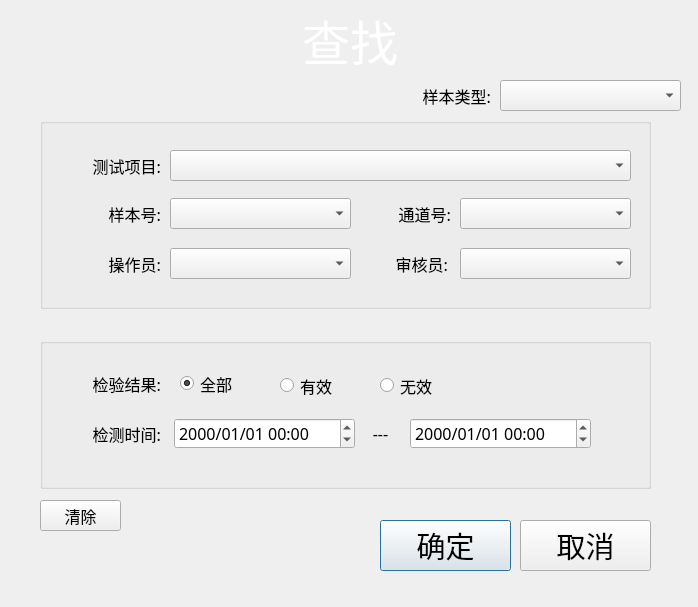
<?xml version="1.0" encoding="UTF-8"?>
<ui version="4.0">
 <class>DataSearch</class>
 <widget class="QDialog" name="DataSearch">
  <property name="geometry">
   <rect>
    <x>0</x>
    <y>0</y>
    <width>698</width>
    <height>607</height>
   </rect>
  </property>
  <property name="windowTitle">
   <string>查找</string>
  </property>
  <property name="styleSheet">
   <string notr="true">QWidget#DataSearch{
background-image: url(:/images/datasearchbg.png);
}</string>
  </property>
  <widget class="QComboBox" name="combox_panelCode">
   <property name="geometry">
    <rect>
     <x>170</x>
     <y>150</y>
     <width>461</width>
     <height>31</height>
    </rect>
   </property>
   <property name="font">
    <font>
     <family>宋体</family>
     <pointsize>12</pointsize>
    </font>
   </property>
   <property name="editable">
    <bool>false</bool>
   </property>
  </widget>
  <widget class="QLabel" name="lb_time">
   <property name="geometry">
    <rect>
     <x>40</x>
     <y>418</y>
     <width>121</width>
     <height>31</height>
    </rect>
   </property>
   <property name="font">
    <font>
     <family>宋体</family>
     <pointsize>12</pointsize>
    </font>
   </property>
   <property name="text">
    <string>检测时间:</string>
   </property>
   <property name="alignment">
    <set>Qt::AlignRight|Qt::AlignTrailing|Qt::AlignVCenter</set>
   </property>
  </widget>
  <widget class="QLabel" name="lb_panelCode">
   <property name="geometry">
    <rect>
     <x>40</x>
     <y>150</y>
     <width>121</width>
     <height>31</height>
    </rect>
   </property>
   <property name="font">
    <font>
     <family>宋体</family>
     <pointsize>12</pointsize>
    </font>
   </property>
   <property name="text">
    <string>测试项目:</string>
   </property>
   <property name="alignment">
    <set>Qt::AlignRight|Qt::AlignTrailing|Qt::AlignVCenter</set>
   </property>
  </widget>
  <widget class="QLabel" name="lb_logo">
   <property name="geometry">
    <rect>
     <x>15</x>
     <y>10</y>
     <width>670</width>
     <height>60</height>
    </rect>
   </property>
   <property name="font">
    <font>
     <family>华文中宋</family>
     <pointsize>36</pointsize>
     <weight>50</weight>
     <bold>false</bold>
    </font>
   </property>
   <property name="styleSheet">
    <string notr="true">color: rgb(255, 255, 255);
background-color: transparent;</string>
   </property>
   <property name="text">
    <string>查找</string>
   </property>
   <property name="alignment">
    <set>Qt::AlignCenter</set>
   </property>
  </widget>
  <widget class="QDateTimeEdit" name="dateTimeEdit">
   <property name="geometry">
    <rect>
     <x>174</x>
     <y>418</y>
     <width>181</width>
     <height>31</height>
    </rect>
   </property>
   <property name="font">
    <font>
     <family>宋体</family>
     <pointsize>12</pointsize>
    </font>
   </property>
   <property name="displayFormat">
    <string>yyyy/MM/dd HH:mm</string>
   </property>
  </widget>
  <widget class="QDateTimeEdit" name="dateTimeEdit_2">
   <property name="geometry">
    <rect>
     <x>410</x>
     <y>418</y>
     <width>181</width>
     <height>31</height>
    </rect>
   </property>
   <property name="font">
    <font>
     <family>宋体</family>
     <pointsize>12</pointsize>
    </font>
   </property>
   <property name="displayFormat">
    <string>yyyy/MM/dd HH:mm</string>
   </property>
  </widget>
  <widget class="QLabel" name="lb_petType_2">
   <property name="geometry">
    <rect>
     <x>360</x>
     <y>418</y>
     <width>41</width>
     <height>31</height>
    </rect>
   </property>
   <property name="font">
    <font>
     <family>宋体</family>
     <pointsize>12</pointsize>
    </font>
   </property>
   <property name="text">
    <string>---</string>
   </property>
   <property name="alignment">
    <set>Qt::AlignCenter</set>
   </property>
  </widget>
  <widget class="QLabel" name="lb_result">
   <property name="geometry">
    <rect>
     <x>40</x>
     <y>368</y>
     <width>121</width>
     <height>31</height>
    </rect>
   </property>
   <property name="font">
    <font>
     <family>宋体</family>
     <pointsize>12</pointsize>
    </font>
   </property>
   <property name="text">
    <string>检验结果:</string>
   </property>
   <property name="alignment">
    <set>Qt::AlignRight|Qt::AlignTrailing|Qt::AlignVCenter</set>
   </property>
  </widget>
  <widget class="QRadioButton" name="radioButton_resultInvalid">
   <property name="geometry">
    <rect>
     <x>380</x>
     <y>370</y>
     <width>89</width>
     <height>31</height>
    </rect>
   </property>
   <property name="font">
    <font>
     <family>宋体</family>
     <pointsize>12</pointsize>
    </font>
   </property>
   <property name="text">
    <string>无效</string>
   </property>
   <property name="checked">
    <bool>false</bool>
   </property>
   <property name="autoExclusive">
    <bool>false</bool>
   </property>
  </widget>
  <widget class="QRadioButton" name="radioButton_resultValid">
   <property name="geometry">
    <rect>
     <x>280</x>
     <y>370</y>
     <width>89</width>
     <height>31</height>
    </rect>
   </property>
   <property name="font">
    <font>
     <family>宋体</family>
     <pointsize>12</pointsize>
    </font>
   </property>
   <property name="text">
    <string>有效</string>
   </property>
   <property name="checked">
    <bool>false</bool>
   </property>
   <property name="autoExclusive">
    <bool>false</bool>
   </property>
  </widget>
  <widget class="QPushButton" name="btn_ok">
   <property name="geometry">
    <rect>
     <x>380</x>
     <y>520</y>
     <width>131</width>
     <height>51</height>
    </rect>
   </property>
   <property name="font">
    <font>
     <family>宋体</family>
     <pointsize>22</pointsize>
    </font>
   </property>
   <property name="styleSheet">
    <string notr="true">QPushButton {border-image: url(:/images/btnbk.png);}
QPushButton:pressed {border-image: url(:/images/btnbkD.png);}</string>
   </property>
   <property name="text">
    <string>确定</string>
   </property>
  </widget>
  <widget class="QPushButton" name="btn_Cancel">
   <property name="geometry">
    <rect>
     <x>520</x>
     <y>520</y>
     <width>131</width>
     <height>51</height>
    </rect>
   </property>
   <property name="font">
    <font>
     <family>宋体</family>
     <pointsize>22</pointsize>
    </font>
   </property>
   <property name="styleSheet">
    <string notr="true">QPushButton {border-image: url(:/images/btnbk.png);}
QPushButton:pressed {border-image: url(:/images/btnbkD.png);}</string>
   </property>
   <property name="text">
    <string>取消</string>
   </property>
  </widget>
  <widget class="QGroupBox" name="groupBox">
   <property name="geometry">
    <rect>
     <x>40</x>
     <y>118</y>
     <width>611</width>
     <height>191</height>
    </rect>
   </property>
   <property name="font">
    <font>
     <family>宋体</family>
     <pointsize>12</pointsize>
    </font>
   </property>
   <property name="title">
    <string/>
   </property>
   <widget class="QComboBox" name="combox_sampleid">
    <property name="geometry">
     <rect>
      <x>130</x>
      <y>80</y>
      <width>181</width>
      <height>31</height>
     </rect>
    </property>
    <property name="font">
     <font>
      <family>宋体</family>
      <pointsize>12</pointsize>
     </font>
    </property>
    <property name="editable">
     <bool>false</bool>
    </property>
   </widget>
   <widget class="QLabel" name="lb_sampleID">
    <property name="geometry">
     <rect>
      <x>30</x>
      <y>80</y>
      <width>91</width>
      <height>31</height>
     </rect>
    </property>
    <property name="font">
     <font>
      <family>宋体</family>
      <pointsize>12</pointsize>
     </font>
    </property>
    <property name="text">
     <string>样本号:</string>
    </property>
    <property name="alignment">
     <set>Qt::AlignRight|Qt::AlignTrailing|Qt::AlignVCenter</set>
    </property>
   </widget>
   <widget class="QLabel" name="label_8">
    <property name="geometry">
     <rect>
      <x>317</x>
      <y>130</y>
      <width>91</width>
      <height>31</height>
     </rect>
    </property>
    <property name="font">
     <font>
      <family>宋体</family>
      <pointsize>12</pointsize>
     </font>
    </property>
    <property name="text">
     <string>审核员:</string>
    </property>
    <property name="alignment">
     <set>Qt::AlignRight|Qt::AlignTrailing|Qt::AlignVCenter</set>
    </property>
   </widget>
   <widget class="QLabel" name="label_7">
    <property name="geometry">
     <rect>
      <x>0</x>
      <y>130</y>
      <width>121</width>
      <height>31</height>
     </rect>
    </property>
    <property name="font">
     <font>
      <family>宋体</family>
      <pointsize>12</pointsize>
     </font>
    </property>
    <property name="text">
     <string>操作员:</string>
    </property>
    <property name="alignment">
     <set>Qt::AlignRight|Qt::AlignTrailing|Qt::AlignVCenter</set>
    </property>
   </widget>
   <widget class="QComboBox" name="combox_MachineNo">
    <property name="geometry">
     <rect>
      <x>420</x>
      <y>80</y>
      <width>171</width>
      <height>31</height>
     </rect>
    </property>
    <property name="font">
     <font>
      <family>宋体</family>
      <pointsize>12</pointsize>
     </font>
    </property>
    <property name="editable">
     <bool>false</bool>
    </property>
   </widget>
   <widget class="QLabel" name="lb_MachineNo">
    <property name="geometry">
     <rect>
      <x>320</x>
      <y>80</y>
      <width>91</width>
      <height>31</height>
     </rect>
    </property>
    <property name="font">
     <font>
      <family>宋体</family>
      <pointsize>12</pointsize>
     </font>
    </property>
    <property name="text">
     <string>通道号:</string>
    </property>
    <property name="alignment">
     <set>Qt::AlignRight|Qt::AlignTrailing|Qt::AlignVCenter</set>
    </property>
   </widget>
   <widget class="QComboBox" name="combox_user">
    <property name="geometry">
     <rect>
      <x>130</x>
      <y>130</y>
      <width>181</width>
      <height>31</height>
     </rect>
    </property>
    <property name="font">
     <font>
      <family>宋体</family>
      <pointsize>12</pointsize>
     </font>
    </property>
    <property name="editable">
     <bool>false</bool>
    </property>
   </widget>
   <widget class="QComboBox" name="combox_checker">
    <property name="geometry">
     <rect>
      <x>420</x>
      <y>130</y>
      <width>171</width>
      <height>31</height>
     </rect>
    </property>
    <property name="font">
     <font>
      <family>宋体</family>
      <pointsize>12</pointsize>
     </font>
    </property>
    <property name="editable">
     <bool>false</bool>
    </property>
   </widget>
  </widget>
  <widget class="QGroupBox" name="groupBox_2">
   <property name="geometry">
    <rect>
     <x>40</x>
     <y>338</y>
     <width>611</width>
     <height>151</height>
    </rect>
   </property>
   <property name="font">
    <font>
     <family>宋体</family>
     <pointsize>12</pointsize>
    </font>
   </property>
   <property name="title">
    <string/>
   </property>
   <widget class="QRadioButton" name="radioButton_resultAll">
    <property name="geometry">
     <rect>
      <x>140</x>
      <y>30</y>
      <width>89</width>
      <height>31</height>
     </rect>
    </property>
    <property name="font">
     <font>
      <family>宋体</family>
      <pointsize>12</pointsize>
     </font>
    </property>
    <property name="text">
     <string>全部</string>
    </property>
    <property name="checked">
     <bool>true</bool>
    </property>
    <property name="autoExclusive">
     <bool>false</bool>
    </property>
   </widget>
  </widget>
  <widget class="QPushButton" name="btn_all">
   <property name="geometry">
    <rect>
     <x>40</x>
     <y>500</y>
     <width>81</width>
     <height>31</height>
    </rect>
   </property>
   <property name="font">
    <font>
     <family>宋体</family>
     <pointsize>12</pointsize>
    </font>
   </property>
   <property name="styleSheet">
    <string notr="true">QPushButton {border-image: url(:/images/btnbk.png);}
QPushButton:pressed {border-image: url(:/images/btnbkD.png);}</string>
   </property>
   <property name="text">
    <string>清除</string>
   </property>
  </widget>
  <widget class="QComboBox" name="combox_SampleType">
   <property name="geometry">
    <rect>
     <x>500</x>
     <y>80</y>
     <width>181</width>
     <height>31</height>
    </rect>
   </property>
   <property name="font">
    <font>
     <family>宋体</family>
     <pointsize>12</pointsize>
    </font>
   </property>
   <property name="editable">
    <bool>false</bool>
   </property>
  </widget>
  <widget class="QLabel" name="lb_SampleType">
   <property name="geometry">
    <rect>
     <x>370</x>
     <y>80</y>
     <width>121</width>
     <height>31</height>
    </rect>
   </property>
   <property name="font">
    <font>
     <family>宋体</family>
     <pointsize>12</pointsize>
    </font>
   </property>
   <property name="text">
    <string>样本类型:</string>
   </property>
   <property name="alignment">
    <set>Qt::AlignRight|Qt::AlignTrailing|Qt::AlignVCenter</set>
   </property>
  </widget>
  <zorder>groupBox</zorder>
  <zorder>groupBox_2</zorder>
  <zorder>combox_panelCode</zorder>
  <zorder>lb_time</zorder>
  <zorder>lb_panelCode</zorder>
  <zorder>lb_logo</zorder>
  <zorder>dateTimeEdit</zorder>
  <zorder>dateTimeEdit_2</zorder>
  <zorder>lb_petType_2</zorder>
  <zorder>lb_result</zorder>
  <zorder>radioButton_resultInvalid</zorder>
  <zorder>radioButton_resultValid</zorder>
  <zorder>btn_ok</zorder>
  <zorder>btn_Cancel</zorder>
  <zorder>btn_all</zorder>
  <zorder>combox_SampleType</zorder>
  <zorder>lb_SampleType</zorder>
 </widget>
 <resources/>
 <connections/>
</ui>
